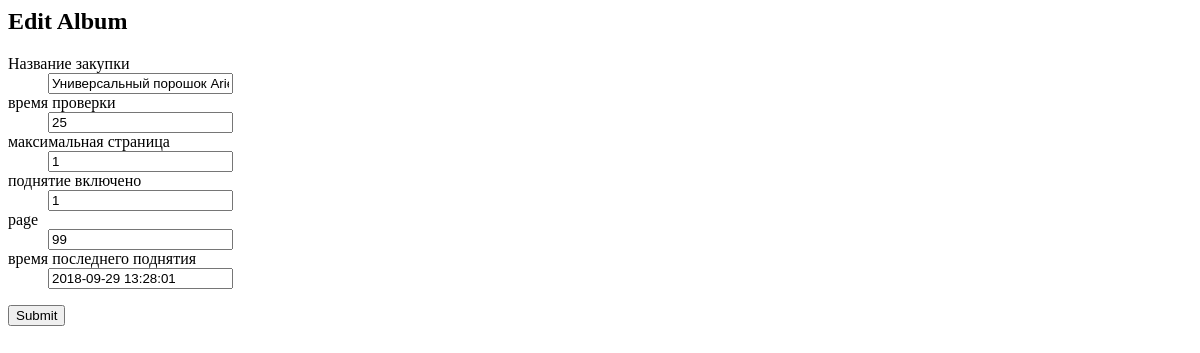
The page /item/82865 on the database as committed earlier.
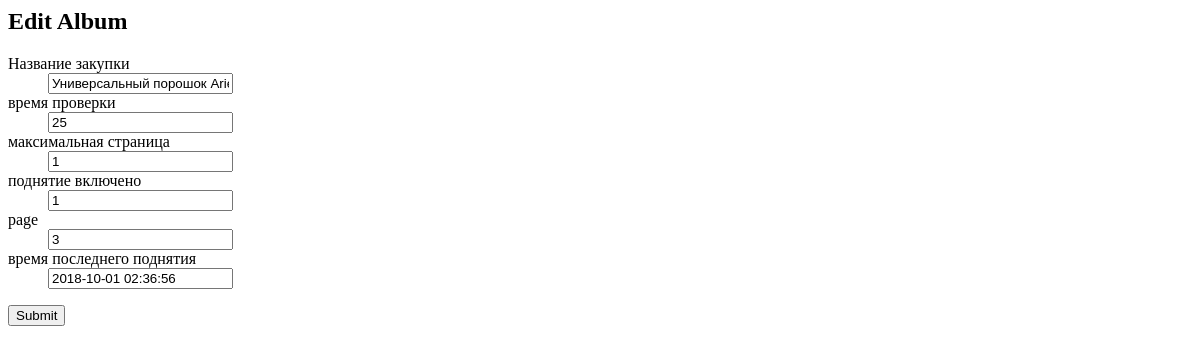
The same page on the database as committed later.
### tables this page shows
CREATE TABLE topics (id INTEGER PRIMARY KEY UNIQUE NOT NULL, name VARCHAR (250) NOT NULL, ref VARCHAR (100), time_start TIME DEFAULT (7), time_stop TIME DEFAULT (23.05), interval_minutes INTEGER DEFAULT (30), user_id INTEGER REFERENCES users (id), last_up_time TIME DEFAULT (1), active INT DEFAULT (1), page INT, maxpage INT DEFAULT (1), actual INT DEFAULT (1), good_id INT DEFAULT (0));

### app.py (the view, shortened to what this page needs)
@app.route('/item/<int:id>', methods=['GET', 'POST'])
def edit(id):
    tpcs = engine.execute("""select t.id,
                                           t.name,
                                           t.page,
                                           t.maxpage max_page,
                                           t.interval_minutes,
                                           t.active,
                                           datetime(last_up_time, 'unixepoch', 'localtime') up_time
                                   from topics t
                                   where actual=1 """+" and id={}".format(id)).first()
    form=EditForm(formdata=request.form, obj=tpcs)
    return render_template('edit_topic.html', form=form)

### forms.py
class EditForm(FlaskForm):
    name = StringField('Название закупки')
    page = StringField('page')
    max_page = StringField('максимальная страница', validators=[DataRequired()])
    interval_minutes = StringField('время проверки', validators=[DataRequired()])
    active = StringField('поднятие включено', validators=[DataRequired()])
    up_time = StringField('время последнего поднятия ')

### templates/edit_topic.html (shortened to what this page needs)
<doctype html>
<h2>Edit Album</h2>
{% from "_formhelpers.html" import render_field %}
<form method=post>
    <dl>
        {{ render_field(form.name) }}
        {{ render_field(form.interval_minutes) }}
        {{ render_field(form.max_page) }}
        {{ render_field(form.active) }}
        {{ render_field(form.page) }}
        {{ render_field(form.up_time) }}
    </dl>
    <p><input type=submit value=Submit>
</form>

### templates/_formhelpers.html (shortened to what this page needs)
{% macro render_field(field) %}
    <dt>{{ field.label }}
    <dd>{{ field(**kwargs)|safe }}
    </dd>
{% endmacro %}

Rows that differ between the two databases and show on the page:
changed topics: page "99" → "3"
Other text that changed with them:
form field up_time: "2018-09-29 13:28:01" → "2018-10-01 02:36:56"
